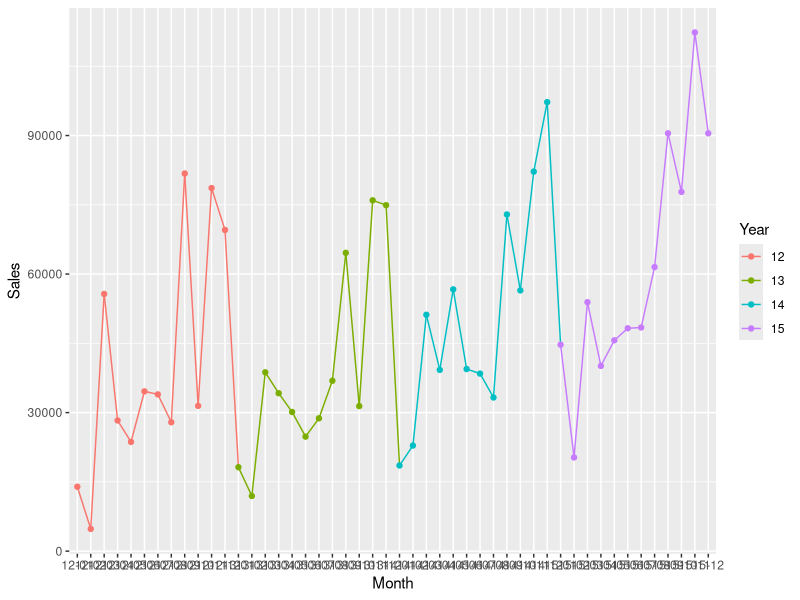

This chart was generated by the following R code:
library(tidyverse)
superstore <- read.csv("superstore.csv")

superstore %>%
  select(Order.Date, Sales) %>%
  mutate(Month = factor(substr(Order.Date,3,7))) %>%
  group_by(Month) %>%
  summarise(Sales = sum(Sales)) %>%
  mutate(Year = (substr(Month,1,2))) %>%
  ggplot(aes(Month, Sales, group = 1, color = Year)) +
  geom_line() +
  geom_point(aes(Month))